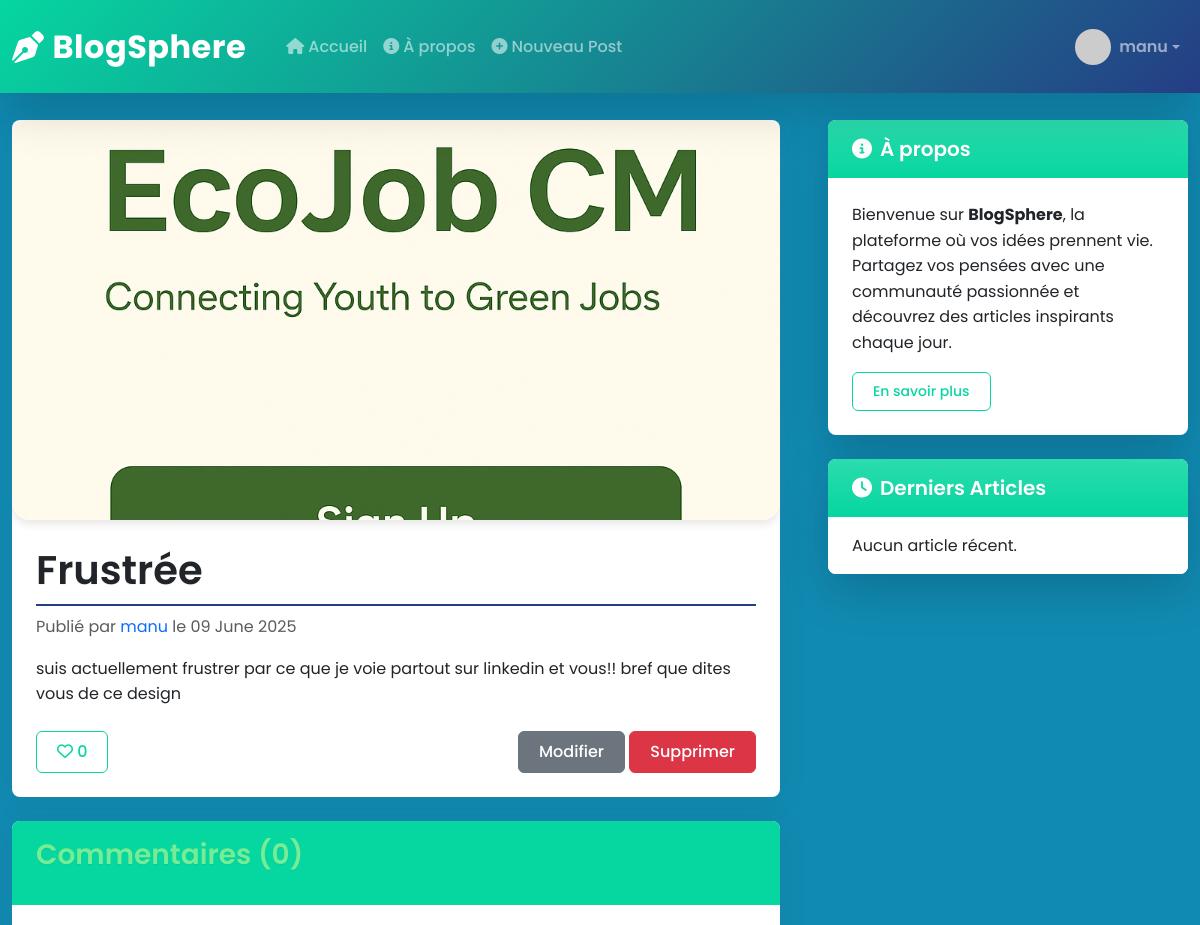
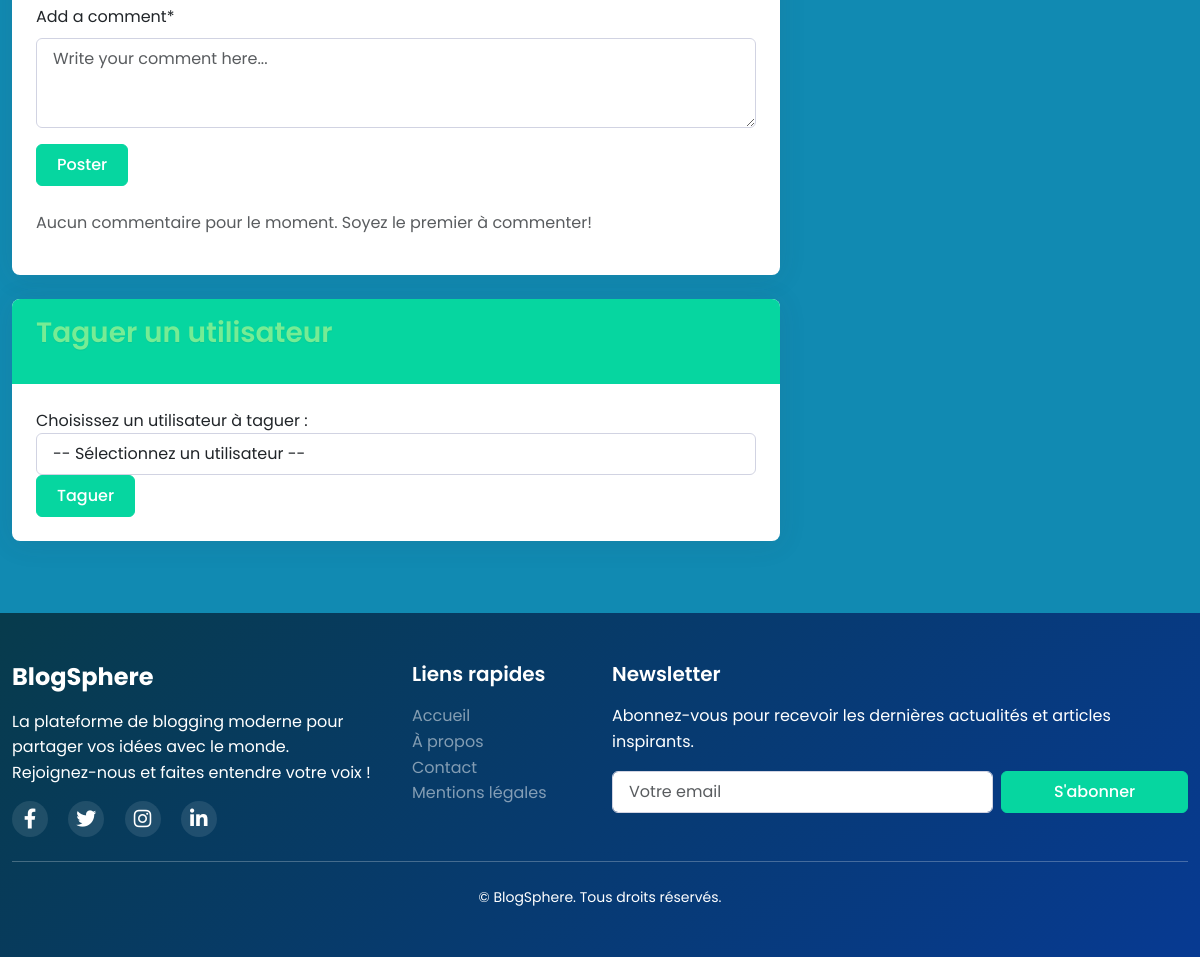
The page /post/13/ (signed in) on the database its author committed (2 pictures, top to bottom).
### blog/models.py (models this page shows, shortened)
class Person(AbstractBaseUser, PermissionsMixin):
    SEX_TYPES = (
        ('M', 'Male'),
        ('F', 'Feminine'),
    )
    username = models.CharField(max_length=150, unique=True)  # unique ajouté pour éviter doublons
    email = models.EmailField(unique=True)
    sex = models.CharField(max_length=1, choices=SEX_TYPES, blank=True, null=True)
    profile_picture = models.ImageField(upload_to='profiles/', blank=True, null=True, default='default.jpg')
    is_staff = models.BooleanField(default=False)
    is_superuser = models.BooleanField(default=False)
    is_active = models.BooleanField(default=True)
    groups = models.ManyToManyField(
        Group,
        related_name='person_set',
        blank=True,
        verbose_name='groups',
        help_text='The groups this user belongs to.'
    )
    user_permissions = models.ManyToManyField(
        Permission,
        related_name='person_permissions_set',
        blank=True,
        verbose_name='user permissions',
        help_text='Specific permissions for this user.'
    )
    objects = UserManager()
    USERNAME_FIELD = 'email'
    REQUIRED_FIELDS = ['username']
    class Meta:
        verbose_name = "Person"
        verbose_name_plural = "Persons"
        constraints = [
            models.UniqueConstraint(fields=['username', 'email'], name='unique_person_username_email')
        ]
    def __str__(self):
        return self.username

class Post(models.Model):
    title = models.CharField(max_length=200)
    content = models.TextField()
    date_posted = models.DateTimeField(default=timezone.now)
    author = models.ForeignKey(Person, on_delete=models.CASCADE)
    image = models.ImageField(upload_to='post_images', blank=True, null=True)
    likes = models.ManyToManyField(Person, related_name='blog_posts', blank=True)
    def total_likes(self):
        return self.likes.count()

### blog/views.py (the view)
# urls.py: path('post/<int:pk>/', PostDetailView.as_view(), name='post-detail'),
class PostDetailView(DetailView):
    model = Post
    template_name = 'blog/post_detail.html'
    context_object_name = 'post'
    def get_context_data(self, **kwargs):
        context = super().get_context_data(**kwargs)
        post = self.get_object()
        comments = post.comments.filter(approved_comment=True)
        context['comments'] = [comment.format_text_with_mentions() for comment in comments]
        context['comment_form'] = CommentForm()
        if self.request.user.is_authenticated:
            context['all_users'] = Person.objects.exclude(id=self.request.user.id)
        else:
            context['all_users'] = Person.objects.none()
        return context

### blog/templates/blog/post_detail.html (shortened to what this page needs)
{% extends "blog/base.html" %}
{% load crispy_forms_tags %}
{% block content %}
    <article class="card mb-4">
        {% if post.image %}
            <img src="{{ post.image.url }}" class="card-img-top post-image" alt="{{ post.title }}">
        {% endif %}
        <div class="card-body">
            <h1 class="card-title">{{ post.title }}</h1>
            <p class="text-muted">Publié par <a href="{% url 'user-posts' post.author.username %}">{{ post.author }}</a> le {{ post.date_posted|date:"d F Y" }}</p>
            <div class="card-text">{{ post.content|linebreaks }}</div>
            <div class="mt-4 d-flex justify-content-between">
                <div>
                    <button id="like-btn" class="btn btn-outline-primary like-btn" data-post-id="{{ post.id }}">
                        <i class="far fa-heart"></i> <span id="like-count">{{ post.total_likes }}</span>
                    </button>
                </div>
                <div>
                    {% if post.author == user %}
                        <a href="{% url 'post-update' post.id %}" class="btn btn-secondary">Modifier</a>
                        <a href="{% url 'post-delete' post.id %}" class="btn btn-danger">Supprimer</a>
                    {% endif %}
                </div>
            </div>
        </div>
    </article>
    <section class="card mb-4">
        <div class="card-header">
            <h3>Commentaires ({{ post.comments.count }})</h3>
        </div>
        <div class="card-body">
            {% if user.is_authenticated %}
                <form method="post" class="mb-4">
                    {{ comment_form|crispy }}
                    <button type="submit" class="btn btn-primary">Poster</button>
                </form>
            {% else %}
                <p class="text-muted">Vous devez être connecté pour commenter. <a href="{% url 'login' %}">Connectez-vous</a> ou <a href="{% url 'register' %}">inscrivez-vous</a>.</p>
            {% endif %}
            <div class="comments-section">
                {% for comment in comments %}
                    <div class="comment mb-3">
                        <div class="d-flex justify-content-between">
                            <strong>{{ comment.author.username }}</strong>
                            <small class="text-muted">{{ comment.created_date|timesince }} ago</small>
                        </div>
                        <p>{{ comment|safe }}</p>
                        {% if comment.author == user or user.is_superuser %}
                            <div>
                                <a href="#" class="text-danger">Supprimer</a>
                            </div>
                        {% endif %}
                    </div>
                    {% if not forloop.last %}<hr>{% endif %}
                {% empty %}
                    <p class="text-muted">Aucun commentaire pour le moment. Soyez le premier à commenter!</p>
                {% endfor %}
            </div>
        </div>
    </section>
    <section class="card mb-4">
        <div class="card-header">
            <h3>Taguer un utilisateur</h3>
        </div>
        <div class="card-body">
            {% if user.is_authenticated %}
                <form method="post" action="{% url 'post-tag-user' post.id  %}">
                    <div class="form-group">
                        <label for="user">Choisissez un utilisateur à taguer :</label>
                        <select name="user" class="form-control" required>
                            <option value="">-- Sélectionnez un utilisateur --</option>
                        </select>
                    </div>
                    <button type="submit" class="btn btn-primary">Taguer</button>
                </form>
            {% else %}
                <p class="text-muted">Vous devez être connecté pour taguer un utilisateur.</p>
            {% endif %}
        </div>
    </section>
{% endblock %}

### blog/templates/blog/base.html (shortened to what this page needs)
{% load static %}
<!DOCTYPE html>
<html lang="fr">
<head>
    <link rel="stylesheet" href="https://cdn.jsdelivr.net/npm/bootstrap-icons@1.11.1/font/bootstrap-icons.css">
    <link href="https://cdn.jsdelivr.net/npm/bootstrap@5.3.0/dist/css/bootstrap.min.css" rel="stylesheet" />
    <link rel="stylesheet" href="https://cdnjs.cloudflare.com/ajax/libs/font-awesome/6.4.0/css/all.min.css" />
    <link rel="stylesheet" href="https://cdnjs.cloudflare.com/ajax/libs/animate.css/4.1.1/animate.min.css" />
    <link rel="stylesheet" href="{% static 'blog/css/main.css' %}" />
</head>
<body class="d-flex flex-column min-vh-100">
    <header>
        <nav class="navbar navbar-expand-lg navbar-dark shadow-lg fixed-top py-3 custom-navbar">
            <div class="container">
                <a class="navbar-brand fw-bold fs-2 d-flex align-items-center" href="{% url 'blog-home' %}">
                    <i class="fas fa-pen-nib me-2"></i>BlogSphere
                </a>
                <div class="collapse navbar-collapse" id="navbarNav">
                    <ul class="navbar-nav me-auto ms-3">
                        <li class="nav-item">
                            <a class="nav-link {% if request.resolver_match.url_name == 'blog-home' %}active{% endif %}" href="{% url 'blog-home' %}">
                                <i class="fas fa-home me-1"></i>Accueil
                            </a>
                        </li>
                        <li class="nav-item">
                            <a class="nav-link {% if request.resolver_match.url_name == 'blog-about' %}active{% endif %}" href="{% url 'blog-about' %}">
                                <i class="fas fa-info-circle me-1"></i>À propos
                            </a>
                        </li>
                        {% if user.is_authenticated %}
                        <li class="nav-item">
                            <a class="nav-link" href="{% url 'post-create' %}">
                                <i class="fas fa-plus-circle me-1"></i>Nouveau Post
                            </a>
                        </li>
                        {% endif %}
                    </ul>
                    <ul class="navbar-nav ms-auto">
                        {% if user.is_authenticated %}
                        <li class="nav-item dropdown">
                            <a class="nav-link dropdown-toggle d-flex align-items-center" href="#" id="userDropdown"
                               role="button" data-bs-toggle="dropdown" aria-expanded="false">
                                <img src="https://ui-avatars.com/api/?name={{ user.username }}&background=random"
                                     class="rounded-circle profile-img me-2" width="36" height="36" alt="Profile" />
                                <span class="fw-semibold">{{ user.username }}</span>
                            </a>
                        </li>
                        {% endif %}
                    </ul>
                </div>
            </div>
        </nav>
    </header>
    <main class="flex-grow-1 mt-5 pt-4">
        <div class="container my-5">
            <div class="row g-5">
                <div class="col-lg-8">
                    {% block content %}{% endblock %}
                </div>
                <div class="col-lg-4">
                    <div class="sticky-top custom-sticky">
                        <div class="card shadow-lg mb-4 animate__animated animate__fadeInRight">
                            <div class="card-header bg-gradient text-white custom-card-header">
                                <h5 class="mb-0"><i class="fas fa-info-circle me-2"></i>À propos</h5>
                            </div>
                            <div class="card-body">
                                <p class="card-text">
                                    Bienvenue sur <b>BlogSphere</b>, la plateforme où vos idées prennent vie.<br>
                                    Partagez vos pensées avec une communauté passionnée et découvrez des articles inspirants chaque jour.
                                </p>
                                <a href="{% url 'blog-about' %}" class="btn btn-outline-primary btn-sm">En savoir plus</a>
                            </div>
                        </div>
                        <div class="card shadow-lg animate__animated animate__fadeInRight animate__delay-1s">
                            <div class="card-header bg-gradient text-white custom-card-header">
                                <h5 class="mb-0"><i class="fas fa-clock me-2"></i>Derniers Articles</h5>
                            </div>
                            <div class="card-body p-0">
                                <div class="list-group list-group-flush">
                                    {% if recent_posts %}
                                        {% for post in recent_posts %}
                                        <a href="{% url 'post-detail' post.pk %}"
                                           class="list-group-item list-group-item-action d-flex justify-content-between align-items-center">
                                            <span>{{ post.title|truncatechars:5 }}</span>
                                            <span class="badge bg-primary rounded-pill">{{ post.comments.count }}</span>
                                        </a>
                                        {% endfor %}
                                    {% else %}
                                        <div class="list-group-item">Aucun article récent.</div>
                                    {% endif %}
                                </div>
                            </div>
                        </div>
                    </div>
                </div>
            </div>
        </div>
    </main>
    <footer class="footer-bg text-white py-5 mt-auto">
        <div class="container">
            <div class="row">
                <div class="col-md-4 mb-4 mb-md-0">
                    <h4 class="fw-bold mb-3">BlogSphere</h4>
                    <p>
                        La plateforme de blogging moderne pour partager vos idées avec le monde.<br>
                        Rejoignez-nous et faites entendre votre voix !
                    </p>
                    <div class="social-icons mt-3">
                        <a href="#" class="text-white me-3 fs-5"><i class="fab fa-facebook-f"></i></a>
                        <a href="#" class="text-white me-3 fs-5"><i class="fab fa-twitter"></i></a>
                        <a href="#" class="text-white me-3 fs-5"><i class="fab fa-instagram"></i></a>
                        <a href="#" class="text-white fs-5"><i class="fab fa-linkedin-in"></i></a>
                    </div>
                </div>
                <div class="col-md-2 mb-4 mb-md-0">
                    <h5 class="mb-3">Liens rapides</h5>
                    <ul class="list-unstyled">
                        <li><a href="{% url 'blog-home' %}" class="text-white-50">Accueil</a></li>
                        <li><a href="{% url 'blog-about' %}" class="text-white-50">À propos</a></li>
                        <li><a href="{% url 'blog-Contact' %}" class="text-white-50">Contact</a></li>
                        <li><a href="{% url 'privacy-policy' %}" class="text-white-50">Mentions légales</a></li>
                    </ul>
                </div>
                <div class="col-md-6">
                    <h5 class="mb-3">Newsletter</h5>
                    <p>Abonnez-vous pour recevoir les dernières actualités et articles inspirants.</p>
                    <form class="row g-2" method="post" action="{% url 'newsletter-subscribe' %}">
                        <div class="col-8">
                            <input type="email" name="email" class="form-control" placeholder="Votre email" required />
                        </div>
                        <div class="col-4">
                            <button type="submit" class="btn btn-primary w-100">S'abonner</button>
                        </div>
                    </form>
                </div>
            </div>
            <hr class="my-4 bg-secondary" />
            <div class="text-center">
                <p class="mb-0 small">&copy; {{ now|date:"Y" }} BlogSphere. Tous droits réservés.</p>
            </div>
        </div>
    </footer>
</body>
</html>

### rows shown on the page
Person: username "manu"
Post: image (picture), title "Frustrée", author "manu", date_posted "09 June 2025", content "suis actuellement frustrer par ce que je voie partout sur linkedin et vous!! bref que dites vous de ce design", total_likes "0", comments.count "0"
